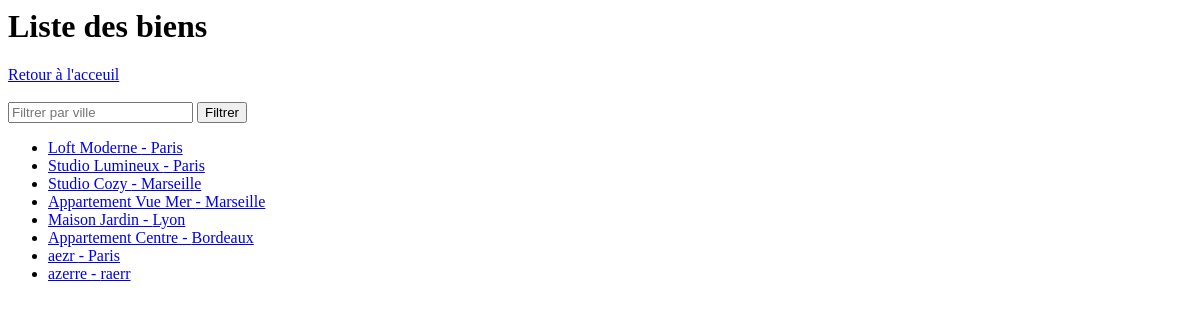
The page /biens/vue on the database as committed earlier.
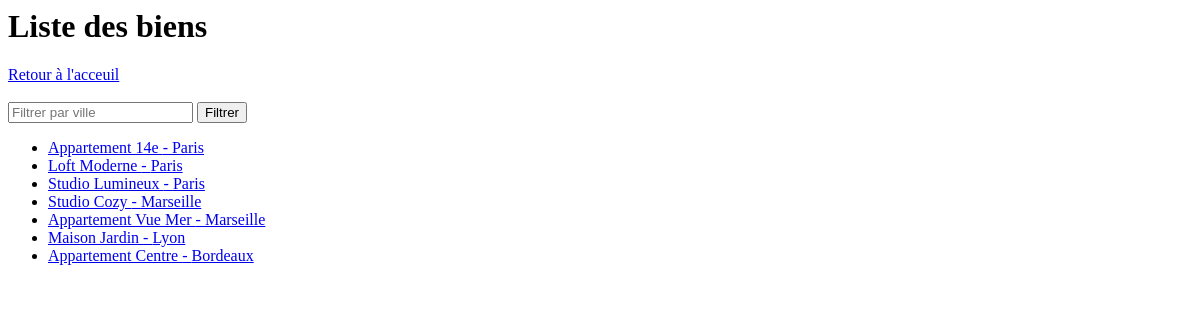
The same page on the database as committed later.
### app/modeles/bien.py (models this page shows)
class Bien(db.Model):
    __tablename__ = "bien"
    id = db.Column(db.Integer, primary_key=True)
    nom = db.Column(db.String(100))
    description = db.Column(db.String(255))
    type_bien = db.Column(db.String(50))
    ville = db.Column(db.String(50))
    id_proprietaire = db.Column(db.Integer, db.ForeignKey('utilisateur.id'))
    pieces = db.relationship("Piece", backref="bien", cascade="all, delete", lazy=True)

### app/routes/bien_routes.py (the view)
@bien_bp.route("/biens/vue", methods=["GET"])
def vue_biens():
    ville = request.args.get("ville")
    if ville:
        biens = Bien.query.filter_by(ville=ville).all()
    else:
        biens = Bien.query.all()
    return render_template("liste_biens.html", biens=biens)

### app/templates/liste_biens.html
<h1>Liste des biens</h1>
<a href="/">Retour à l'acceuil</a><br><br>
<form method="GET" action="/biens/vue">
    <input type="text" name="ville" placeholder="Filtrer par ville">
    <button type="submit">Filtrer</button>
</form>
<ul>
    {% for bien in biens %}
    <li>
        <a href="/biens/{{ bien.id }}">
            {{ bien.nom }} - {{ bien.ville }}
        </a>
    </li>
    {% endfor %}
</ul>

Rows that differ between the two databases and show on the page:
removed Bien: nom "aezr", ville "Paris"
removed Bien: nom "azerre", ville "raerr"
added Bien: nom "Appartement 14e", ville "Paris"
